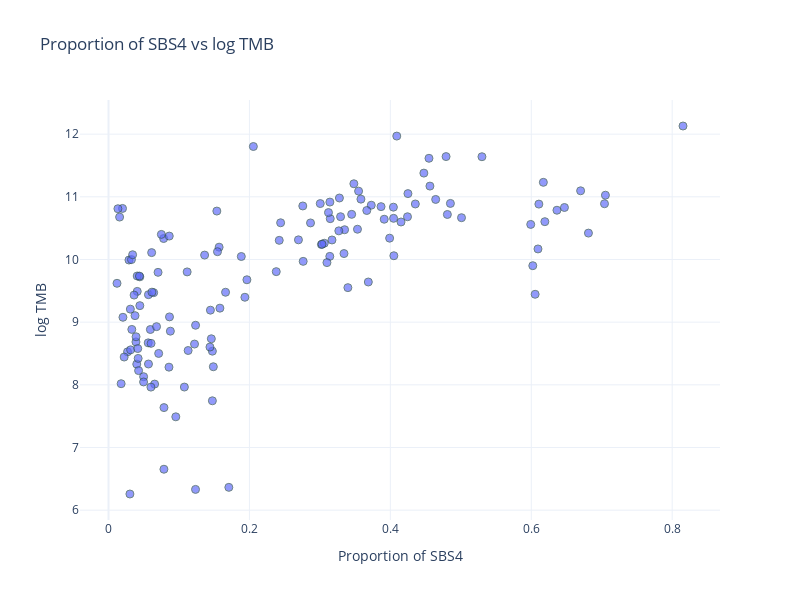

Notebook code cell kept with this figure:
### Markdown cell above
We can start to check the relationship of some specific signatures with the total TMB. For instance, starting with signature SBS4 (tobacco).

We will exclude cancers that do not show mutations attributed to this mutagen.

### Code cell
df_filtered = signatures_df[signatures_df['SBS4'] > 0.01]

fig = go.Figure()
fig.add_trace(go.Scatter(
    x=df_filtered['SBS4'],
    y=df_filtered['transformed_TMB'],
    mode='markers',
    marker=dict(
        size=8,
        opacity=0.7,
        line=dict(width=1, color='DarkSlateGrey')
    ),
    name='Data'
))

fig.update_layout(
    title='Proportion of SBS4 vs log TMB',
    xaxis_title='Proportion of SBS4',
    yaxis_title='log TMB',
    template='plotly_white',
    width=800,
    height=600
)

fig.show()

### Figure 1 — Plotly figure (JSON) as saved in the notebook; plotly's stock layout.template omitted (floating-point values rounded to 4 significant figures; data arrays with more than 128 entries replaced by an {"elided": "..."} marker saying what was removed)
{"data": [{"marker": {"line": {"color": "DarkSlateGrey", "width": 1}, "opacity": 0.7, "size": 8}, "mode": "markers", "name": "Data", "type": "scatter", "x": {"elided": "140 float values"}, "y": {"elided": "140 float values"}}], "layout": {"height": 600, "title": {"text": "Proportion of SBS4 vs log TMB"}, "width": 800, "xaxis": {"title": {"text": "Proportion of SBS4"}}, "yaxis": {"title": {"text": "log TMB"}}}}
